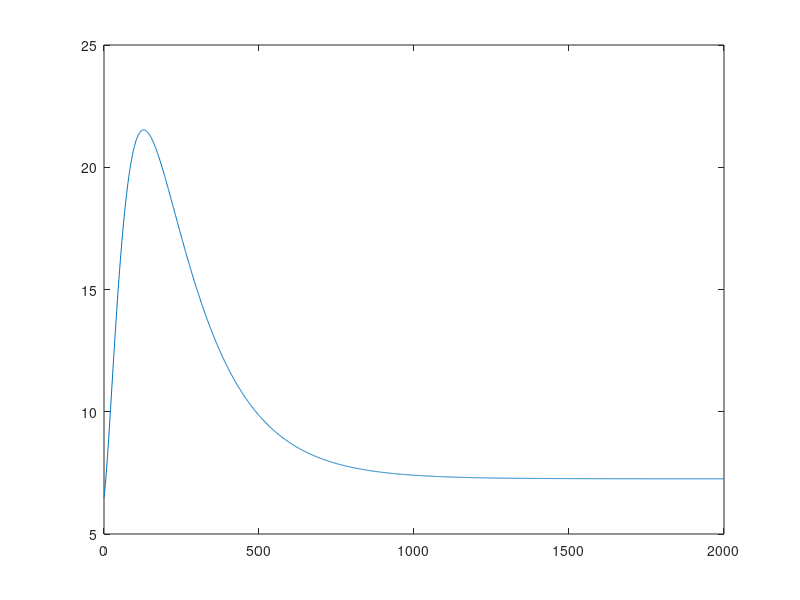

Write MATLAB code to recreate this figure.
clear all
close all
clc

%% Initialization
param = zeros(15,1);
param(1) = 0.066;
param(2) = 0.006;
param(3) = 0.06;
param(4) = 0.03;
param(5) = 0.138;
param(6) = 0.12;
param(7) = 0.16;
param(8) = 0.8;
param(9) = 40;
param(10) = 51.2*10^-4;
param(11) = 8.2*10^-4;
param(12) = 520*10^-4;
param(13) = 0.0161;
param(14) = 0.0097;
param(15) = 55;
    %Defining parameters
    k12 = param(1);
    ka1 = param(2);
    ka2 = param(3);
    ka3 = param(4);
    ke = param(5);
    VI = param(6);
    Vg = param(7);
    Ag = param(8);
    tmaxG = param(9);
    kb1 = param(10)*ka1;
    kb2 = param(11)*ka2;
    kb3 = param(12)*ka3;
    EGP0 = param(13);
    F01 = param(14);
    tmaxI = param(15);
    Dg=2;
    
%     %Formulized parameters
%     G = x(1)/Vg;
%     Ug = (Dg*Ag*t*exp(-t/tmaxG))/tmaxG^2;
%     UI = x(4)/tmaxI;
%     
%     if G >= 4.5
%         F01c = F01;
%     else
%         F01c = F01*G/4.5;
%     end
%     
%     if G >= 9
%         Fr = 0.003*(G-9)*Vg;
%     else
%         Fr = 0;
%     end
%% Matrices
%Operating point
Q1bar = 6*Vg;
Q2bar = 5*Vg;
x1bar = 0.04;
x2bar = 0.02;

A = [-x1bar k12 0 0 0 -Q1bar 0 -EGP0;
    x1bar -k12-x2bar 0 0 0 Q1bar -Q2bar 0;
    0 0 -1/tmaxI 0 0 0 0 0;
    0 0 1/tmaxI -1/tmaxI 0 0 0 0;
    0 0 0 1/(VI*tmaxI) -ke 0 0 0;
    0 0 0 0 kb1 -ka1 0 0;
    0 0 0 0 kb2 0 -ka2 0;
    0 0 0 0 kb3 0 0 -ka3];
B = [0 1 1; 0 0 0; 1 0 0; 0 0 0; 0 0 0; 0 0 0; 0 0 0; 0 0 0];
C = [1/Vg 0 0 0 0 0 0 0];
D = [0 0 0];

System = ss(A,B,C,D);
%% Simulation
tspan = 0:1:2000;
Dg = 5;
delay = 0;
for i = 1:length(tspan)
    t = tspan(i);
    Ug(i) = max(0,(Dg*Ag*(t-delay)*exp(-(t-delay)/tmaxG))/tmaxG^2);
end
u = 0.1*ones(size(Ug));
F01c = F01*ones(size(Ug));
Fr = zeros(size(Ug));
EGP0_vectorized = EGP0*ones(size(Ug));
Constant_input = F01c+Fr+EGP0_vectorized;
x0 = [1.04
    0.485
    0
    0
    0
    0
    0
    0];

[x,t] = lsim(System,[u; Ug; Constant_input], tspan, x0);
figure
plot(t,x)